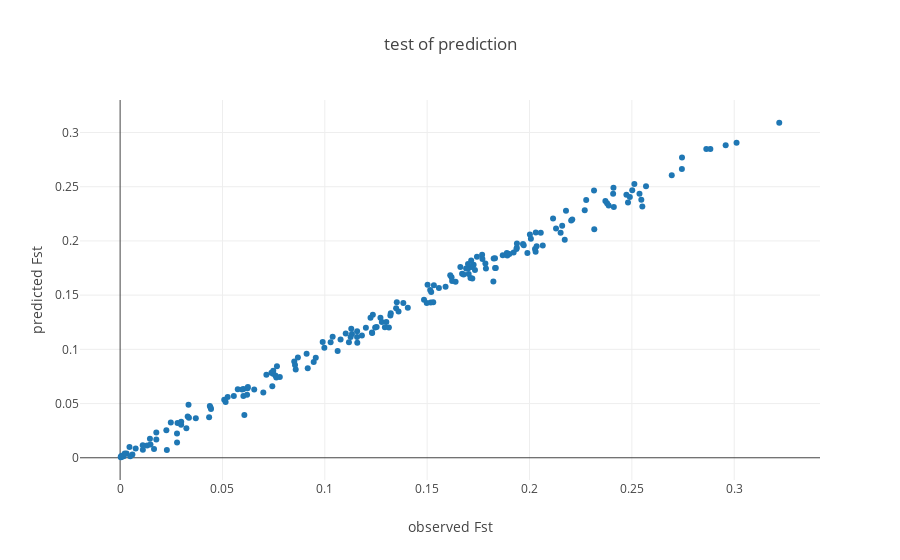

Notebook cell for this chart:
### Code cell
from Euc_to_fst import Euc_to_fst, Fst_predict

Fst_predict(vector_lib,m_coeff,b)

### Figure 1 — Plotly figure (JSON) as saved in the notebook; plotly's stock layout.template omitted (floating-point values rounded to 4 significant figures; data arrays with more than 128 entries replaced by an {"elided": "..."} marker saying what was removed)
{"data": [{"mode": "markers", "type": "scatter", "uid": "173111b9-e65a-4a70-9655-c5cdbc756590", "x": {"elided": "193 float values"}, "y": {"elided": "193 float values"}}], "layout": {"title": "test of prediction", "xaxis": {"title": "observed Fst"}, "yaxis": {"title": "predicted Fst"}}}
